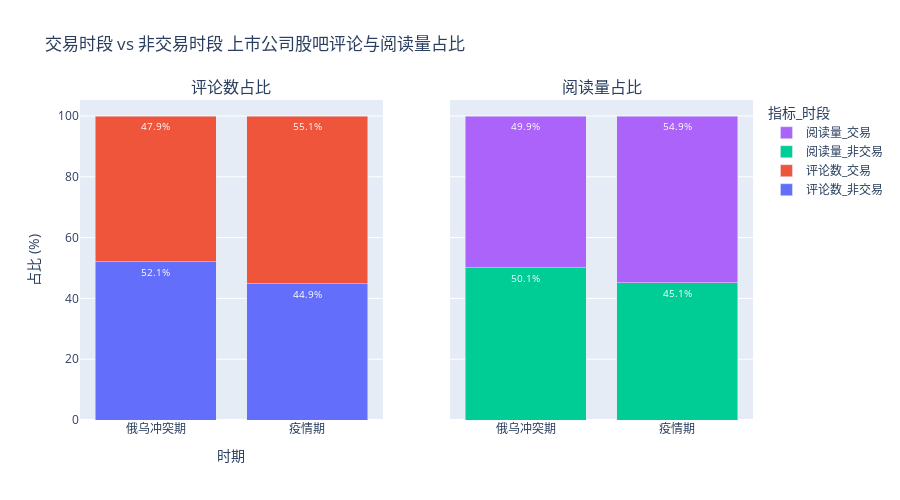
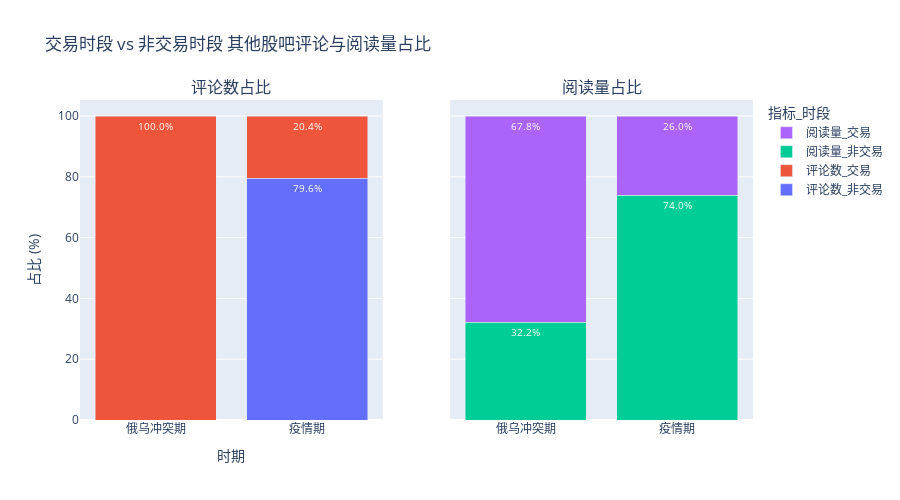

Write notebook code for charts like these, in order.
### Code cell
# 5.3 交易时段 vs 非交易时段的差异

# ---阅读量、评论数占比---
if 'company_trading' in dfs_filtered:
    print("绘制交易/非交易时段占比图...")
    df_comp_trade = dfs_filtered['company_trading']
    df_comp_trade['Tradetime_Dum'] = pd.to_numeric(df_comp_trade['Tradetime_Dum'], errors='coerce').fillna(0).astype(int)
    volume_by_tradetime = df_comp_trade.groupby(['Period', 'Tradetime_Dum'])[['Commentnum', 'Readnum']].sum()
    period_sums = volume_by_tradetime.groupby(level='Period').transform('sum')
    volume_by_tradetime_pct = 100 * volume_by_tradetime / (period_sums + EPSILON)
    pct_unstacked = volume_by_tradetime_pct.unstack(level='Tradetime_Dum')
# 重命名列
    level_map = {0: '非交易', 1: '交易'}
    new_cols_tuples = []
    metric_map = {'Commentnum': '评论数', 'Readnum': '阅读量'}
    for metric_code, time_code in pct_unstacked.columns:
        metric_name = metric_map.get(metric_code, metric_code)
        time_name = level_map.get(time_code, str(time_code))
        new_cols_tuples.append(f"{metric_name}_{time_name}") # 创建单层列名
    pct_unstacked.columns = new_cols_tuples

    pct_unstacked = pct_unstacked.reset_index() # 将 Period 从索引变为列

    fig_trade_pct = make_subplots(rows=1, cols=2, subplot_titles=("评论数占比", "阅读量占比"), shared_yaxes=True)

    for i, metric in enumerate(['评论数', '阅读量']):
        col_idx = i + 1
        fig_trade_pct.add_trace(go.Bar(name=f'{metric}_非交易', x=pct_unstacked['Period'], y=pct_unstacked[f'{metric}_非交易'],
                                      text=pct_unstacked[f'{metric}_非交易'].apply(lambda x: f'{x:.1f}%'), textposition='inside'),
                              row=1, col=col_idx)
        fig_trade_pct.add_trace(go.Bar(name=f'{metric}_交易', x=pct_unstacked['Period'], y=pct_unstacked[f'{metric}_交易'],
                                      text=pct_unstacked[f'{metric}_交易'].apply(lambda x: f'{x:.1f}%'), textposition='inside'),
                              row=1, col=col_idx)

    fig_trade_pct.update_layout(barmode='stack', title_text='交易时段 vs 非交易时段 上市公司股吧评论与阅读量占比',
                                xaxis_title="时期", yaxis_title="占比 (%)", height=500,
                                legend_title_text='指标_时段')
    fig_trade_pct.update_traces(textfont_size=10, textfont_color='white', textangle=0) # 调整文本标签样式
    fig_trade_pct.show()
    # fig_trade_pct.write_image("tradetime_volume_percentage_plotly.png")

df_comp_trade = dfs_filtered['other_trading']
df_comp_trade['Tradetime_Dum'] = pd.to_numeric(df_comp_trade['Tradetime_Dum'], errors='coerce').fillna(0).astype(int)
volume_by_tradetime = df_comp_trade.groupby(['Period', 'Tradetime_Dum'])[['Commentnum', 'Readnum']].sum()
period_sums = volume_by_tradetime.groupby(level='Period').transform('sum')
volume_by_tradetime_pct = 100 * volume_by_tradetime / (period_sums + EPSILON)
pct_unstacked = volume_by_tradetime_pct.unstack(level='Tradetime_Dum')
# 重命名列
level_map = {0: '非交易', 1: '交易'}
new_cols_tuples = []
metric_map = {'Commentnum': '评论数', 'Readnum': '阅读量'}
for metric_code, time_code in pct_unstacked.columns:
    metric_name = metric_map.get(metric_code, metric_code)
    time_name = level_map.get(time_code, str(time_code))
    new_cols_tuples.append(f"{metric_name}_{time_name}") # 创建单层列名
pct_unstacked.columns = new_cols_tuples

pct_unstacked = pct_unstacked.reset_index() # 将 Period 从索引变为列

fig_trade_pct = make_subplots(rows=1, cols=2, subplot_titles=("评论数占比", "阅读量占比"), shared_yaxes=True)

for i, metric in enumerate(['评论数', '阅读量']):
    col_idx = i + 1
    fig_trade_pct.add_trace(go.Bar(name=f'{metric}_非交易', x=pct_unstacked['Period'], y=pct_unstacked[f'{metric}_非交易'],
                                    text=pct_unstacked[f'{metric}_非交易'].apply(lambda x: f'{x:.1f}%'), textposition='inside'),
                            row=1, col=col_idx)
    fig_trade_pct.add_trace(go.Bar(name=f'{metric}_交易', x=pct_unstacked['Period'], y=pct_unstacked[f'{metric}_交易'],
                                    text=pct_unstacked[f'{metric}_交易'].apply(lambda x: f'{x:.1f}%'), textposition='inside'),
                            row=1, col=col_idx)

fig_trade_pct.update_layout(barmode='stack', title_text='交易时段 vs 非交易时段 其他股吧评论与阅读量占比',
                            xaxis_title="时期", yaxis_title="占比 (%)", height=500,
                            legend_title_text='指标_时段')
fig_trade_pct.update_traces(textfont_size=10, textfont_color='white', textangle=0) # 调整文本标签样式
fig_trade_pct.show()

### Figure 1 — Plotly figure (JSON) as saved in the notebook; plotly's stock layout.template omitted (floating-point values rounded to 4 significant figures)
{"data": [{"name": "评论数_非交易", "text": ["52.1%", "44.9%"], "textangle": 0, "textfont": {"color": "white", "size": 10}, "textposition": "inside", "type": "bar", "x": ["俄乌冲突期", "疫情期"], "xaxis": "x", "y": [52.11, 44.9], "yaxis": "y"}, {"name": "评论数_交易", "text": ["47.9%", "55.1%"], "textangle": 0, "textfont": {"color": "white", "size": 10}, "textposition": "inside", "type": "bar", "x": ["俄乌冲突期", "疫情期"], "xaxis": "x", "y": [47.89, 55.1], "yaxis": "y"}, {"name": "阅读量_非交易", "text": ["50.1%", "45.1%"], "textangle": 0, "textfont": {"color": "white", "size": 10}, "textposition": "inside", "type": "bar", "x": ["俄乌冲突期", "疫情期"], "xaxis": "x2", "y": [50.09, 45.12], "yaxis": "y2"}, {"name": "阅读量_交易", "text": ["49.9%", "54.9%"], "textangle": 0, "textfont": {"color": "white", "size": 10}, "textposition": "inside", "type": "bar", "x": ["俄乌冲突期", "疫情期"], "xaxis": "x2", "y": [49.91, 54.88], "yaxis": "y2"}], "layout": {"annotations": [{"font": {"size": 16}, "showarrow": false, "text": "评论数占比", "x": 0.225, "xanchor": "center", "xref": "paper", "y": 1, "yanchor": "bottom", "yref": "paper"}, {"font": {"size": 16}, "showarrow": false, "text": "阅读量占比", "x": 0.775, "xanchor": "center", "xref": "paper", "y": 1, "yanchor": "bottom", "yref": "paper"}], "barmode": "stack", "height": 500, "legend": {"title": {"text": "指标_时段"}}, "title": {"text": "交易时段 vs 非交易时段 上市公司股吧评论与阅读量占比"}, "xaxis": {"anchor": "y", "domain": [0, 0.45], "title": {"text": "时期"}}, "xaxis2": {"anchor": "y2", "domain": [0.55, 1]}, "yaxis": {"anchor": "x", "domain": [0, 1], "title": {"text": "占比 (%)"}}, "yaxis2": {"anchor": "x2", "domain": [0, 1], "matches": "y", "showticklabels": false}}}

### Figure 2 — Plotly figure (JSON) as saved in the notebook; plotly's stock layout.template omitted (floating-point values rounded to 4 significant figures)
{"data": [{"name": "评论数_非交易", "text": ["0.0%", "79.6%"], "textangle": 0, "textfont": {"color": "white", "size": 10}, "textposition": "inside", "type": "bar", "x": ["俄乌冲突期", "疫情期"], "xaxis": "x", "y": [0.0, 79.57], "yaxis": "y"}, {"name": "评论数_交易", "text": ["100.0%", "20.4%"], "textangle": 0, "textfont": {"color": "white", "size": 10}, "textposition": "inside", "type": "bar", "x": ["俄乌冲突期", "疫情期"], "xaxis": "x", "y": [100.0, 20.43], "yaxis": "y"}, {"name": "阅读量_非交易", "text": ["32.2%", "74.0%"], "textangle": 0, "textfont": {"color": "white", "size": 10}, "textposition": "inside", "type": "bar", "x": ["俄乌冲突期", "疫情期"], "xaxis": "x2", "y": [32.16, 73.99], "yaxis": "y2"}, {"name": "阅读量_交易", "text": ["67.8%", "26.0%"], "textangle": 0, "textfont": {"color": "white", "size": 10}, "textposition": "inside", "type": "bar", "x": ["俄乌冲突期", "疫情期"], "xaxis": "x2", "y": [67.84, 26.01], "yaxis": "y2"}], "layout": {"annotations": [{"font": {"size": 16}, "showarrow": false, "text": "评论数占比", "x": 0.225, "xanchor": "center", "xref": "paper", "y": 1, "yanchor": "bottom", "yref": "paper"}, {"font": {"size": 16}, "showarrow": false, "text": "阅读量占比", "x": 0.775, "xanchor": "center", "xref": "paper", "y": 1, "yanchor": "bottom", "yref": "paper"}], "barmode": "stack", "height": 500, "legend": {"title": {"text": "指标_时段"}}, "title": {"text": "交易时段 vs 非交易时段 其他股吧评论与阅读量占比"}, "xaxis": {"anchor": "y", "domain": [0, 0.45], "title": {"text": "时期"}}, "xaxis2": {"anchor": "y2", "domain": [0.55, 1]}, "yaxis": {"anchor": "x", "domain": [0, 1], "title": {"text": "占比 (%)"}}, "yaxis2": {"anchor": "x2", "domain": [0, 1], "matches": "y", "showticklabels": false}}}
